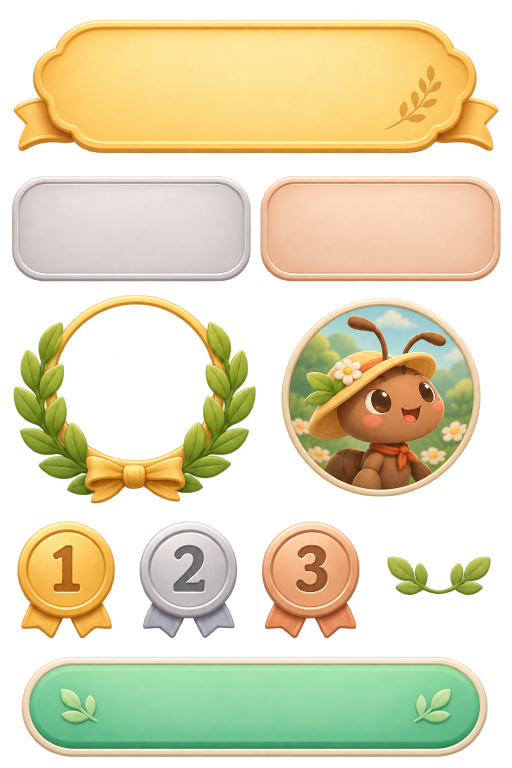
#> input picture art/leaderboard/laurel-v2/components-master.png, 1024 x 1536 px (shown at 1/2 size)
$ python prepare.py
#> lines starting #> are read from the running program, lines starting #| are printed output that depends on the picture
"""Pack generated artwork without warping; panels/buttons use runtime nine-slicing."""
from pathlib import Path
from PIL import Image, ImageFilter
import json

ROOT = Path(__file__).resolve().parents[3]
SOURCE = Path(__file__).parent
sheet = Image.open(SOURCE / 'components-master.png').convert('RGBA')
#> sheet is the input picture: PIL image 1024x1536 RGBA; mean R, G, B, A 195.2, 178.7, 122.5, 146.2
panel = Image.open(SOURCE / 'panel-master.png').convert('RGBA')
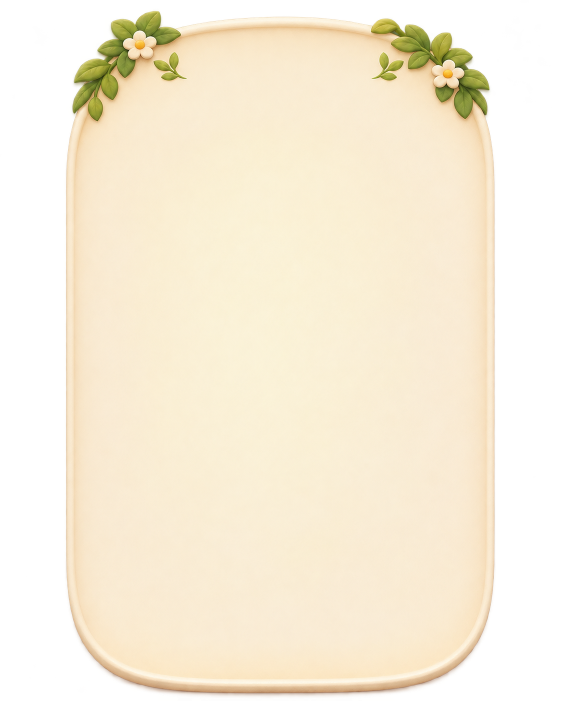
#> input picture art/leaderboard/laurel-v2/panel-master.png, 1122 x 1402 px (shown at 1/2 size)
#> panel is the input picture: PIL image 1122x1402 RGBA; mean R, G, B, A 178.8, 168.7, 147.2, 178.6
# Discard isolated low-opacity generation speckles while retaining antialiased silhouettes.
def trim(im):
    alpha = im.getchannel('A')
    alpha = alpha.point(lambda a: 0 if a < 80 else min(255, round(a * 255 / 253)))
    im.putalpha(alpha)
    return im.crop(alpha.getbbox())
regions = {
 'panel': (panel, None, 510, (85,145,85,95)),
 'gold': (sheet,(0,0,1024,326),768,(0,0,0,0)),
 'silver': (sheet,(0,330,512,575),336,(0,0,0,0)),
 'bronze': (sheet,(512,330,1024,575),336,(0,0,0,0)),
 'wreath': (sheet,(0,580,512,1020),256,(0,0,0,0)),
 'anonymous': (sheet,(550,590,978,998),240,(0,0,0,0)),
 'medal1': (sheet,(18,1034,237,1288),96,(0,0,0,0)),
 'medal2': (sheet,(266,1034,487,1288),96,(0,0,0,0)),
 'medal3': (sheet,(512,1034,732,1288),96,(0,0,0,0)),
 'sprig': (sheet,(766,1090,1000,1220),144,(0,0,0,0)),
 'button': (sheet,(30,1308,990,1528),480,(100,0,100,0)),
}
atlas=Image.new('RGBA',(1024,2048)); manifest={};x=y=rowh=0
#> after `atlas = Image.new('RGBA', (1024, 2048))`: atlas: PIL image 1024x2048 RGBA; every value is 0
for key,(source,box,width,insets) in regions.items():
 im=trim(source.crop(box) if box else source.copy())
 im=im.resize((width,round(im.height*width/im.width)),Image.Resampling.LANCZOS)
 if x+im.width+4>1024:x=0;y+=rowh+4;rowh=0
 atlas.alpha_composite(im,(x,y));manifest[key]={'rect':[x,y,im.width,im.height],'insets':list(insets)}
 x+=im.width+4;rowh=max(rowh,im.height)
#> this loop made 11 passes
#> (key, box, width, insets, x, y, rowh) on passes 2, 3, 6, 11: ('gold', (0, 0, 1024, 326), 768, (0, 0, 0, 0), 772, 818, 211), ('silver', (0, 330, 512, 575), 336, (0, 0, 0, 0), 340, 1033, 149), ('anonymous', (550, 590, 978, 998), 240, (0, 0, 0, 0), 244, 1258, 239), ('button', (30, 1308, 990, 1528), 480, (100, 0, 100, 0), 484, 1501, 103)
#> (key, box, width, insets, x, rowh) on passes 1, 4, 5, 7, 8, 9: ('panel', None, 510, (85, 145, 85, 95), 514, 814), ('bronze', (512, 330, 1024, 575), 336, (0, 0, 0, 0), 680, 149), ('wreath', (0, 580, 512, 1020), 256, (0, 0, 0, 0), 940, 221), ('medal1', (18, 1034, 237, 1288), 96, (0, 0, 0, 0), 344, 239), ('medal2', (266, 1034, 487, 1288), 96, (0, 0, 0, 0), 444, 239), ('medal3', (512, 1034, 732, 1288), 96, (0, 0, 0, 0), 544, 239)
#> pass 1, in trim, `alpha = im.getchannel('A')`:
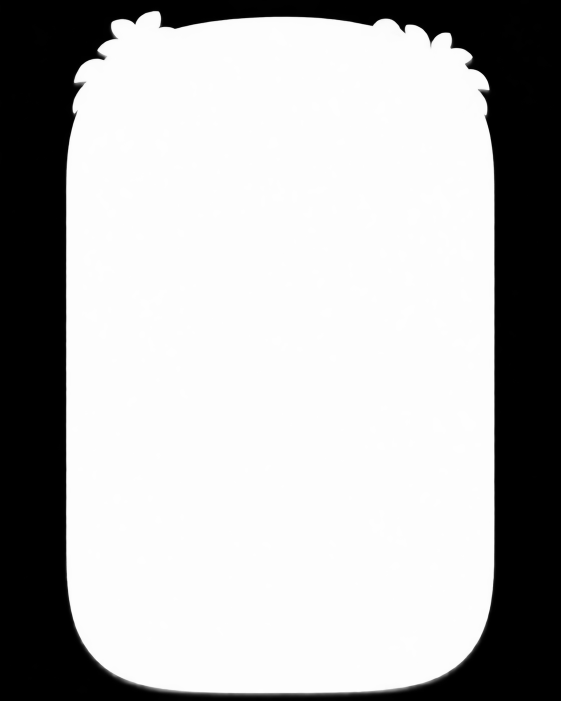
#> alpha: PIL image 1122x1402 L (shown at 1/2 size); min 0, max 255, mean 178.6
#> pass 1, `im=trim(source.crop(box) if box else source.copy())`:
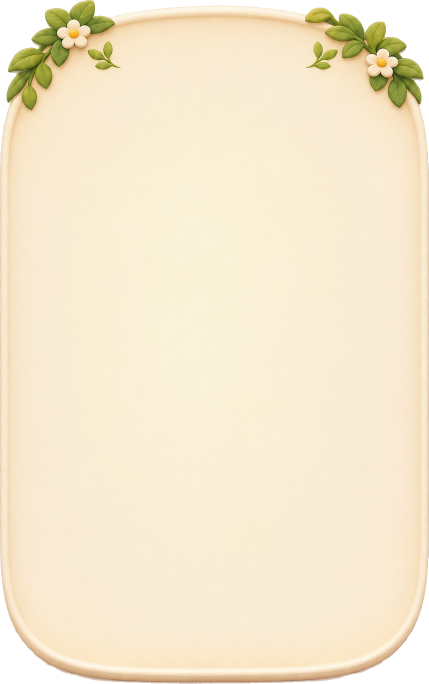
#> im: PIL image 857x1368 RGBA (shown at 1/2 size); mean R, G, B, A 235.6, 222.2, 194, 241.2; transparent parts drawn white
#> pass 1, `im=im.resize((width,round(im.height*width/im.width)),Image.Resampling...`:
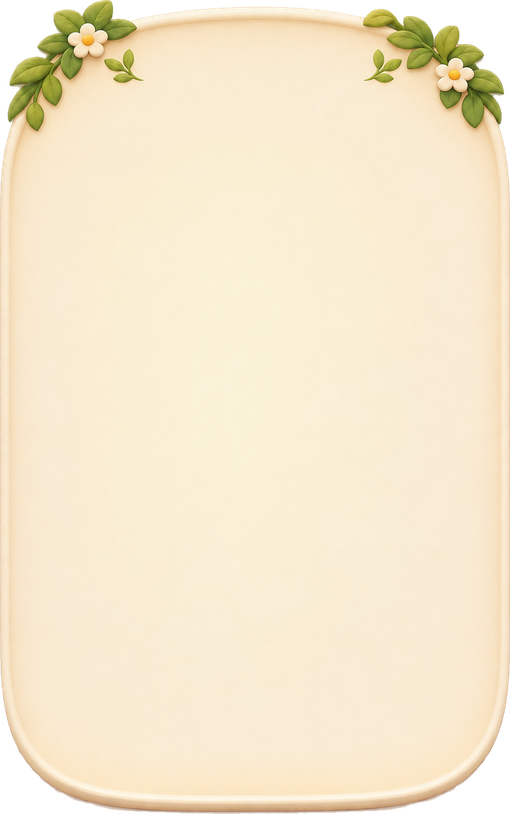
#> im: PIL image 510x814 RGBA; mean R, G, B, A 233.3, 220, 192.7, 241.2; transparent parts drawn white
#> after the loop:
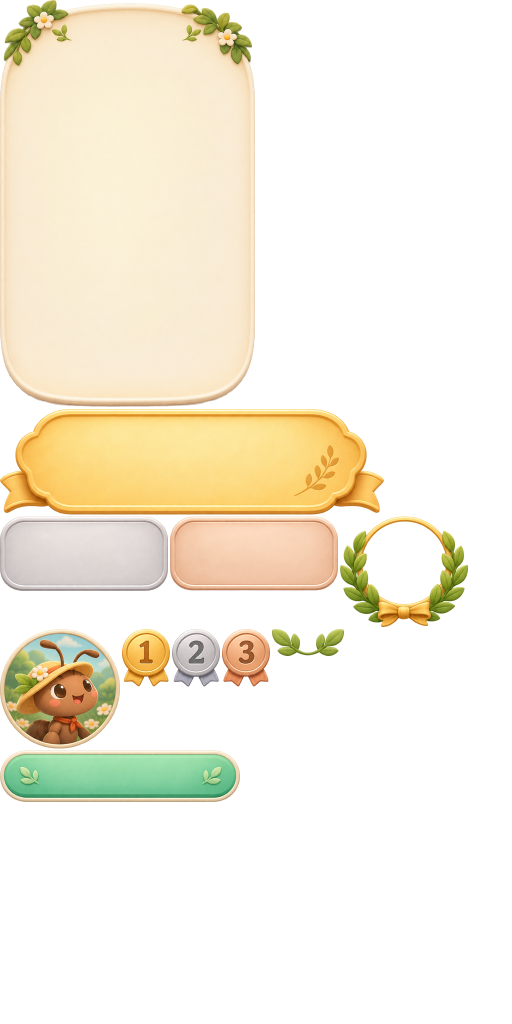
#> atlas: PIL image 1024x2048 RGBA (shown at 1/2 size); mean R, G, B, A 85.9, 79.5, 62.9, 93.9; transparent parts drawn white
#> after the loop:
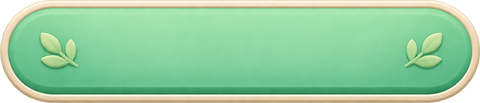
#> im: PIL image 480x103 RGBA; mean R, G, B, A 141.2, 196.7, 151.3, 242; transparent parts drawn white
#> after the loop, manifest = 11 items; rowh = 103; x = 484; y = 1501
assert y+rowh<=2048
out=ROOT/'assets/resources/leaderboard';out.mkdir(exist_ok=True)
atlas.save(out/'laurel.png',optimize=True)
(ROOT/'assets/scripts/presentation/leaderboardArt.ts').write_text('/** Generated by art/leaderboard/laurel-v2/prepare.py; shared atlas pixel regions. */\nexport const LEADERBOARD_ART = '+json.dumps(manifest,indent=4)+' as const;\nexport type LeaderboardArt = keyof typeof LEADERBOARD_ART;\n')
print('Atlas used height:',y+rowh)
#| Atlas used height: 1604
